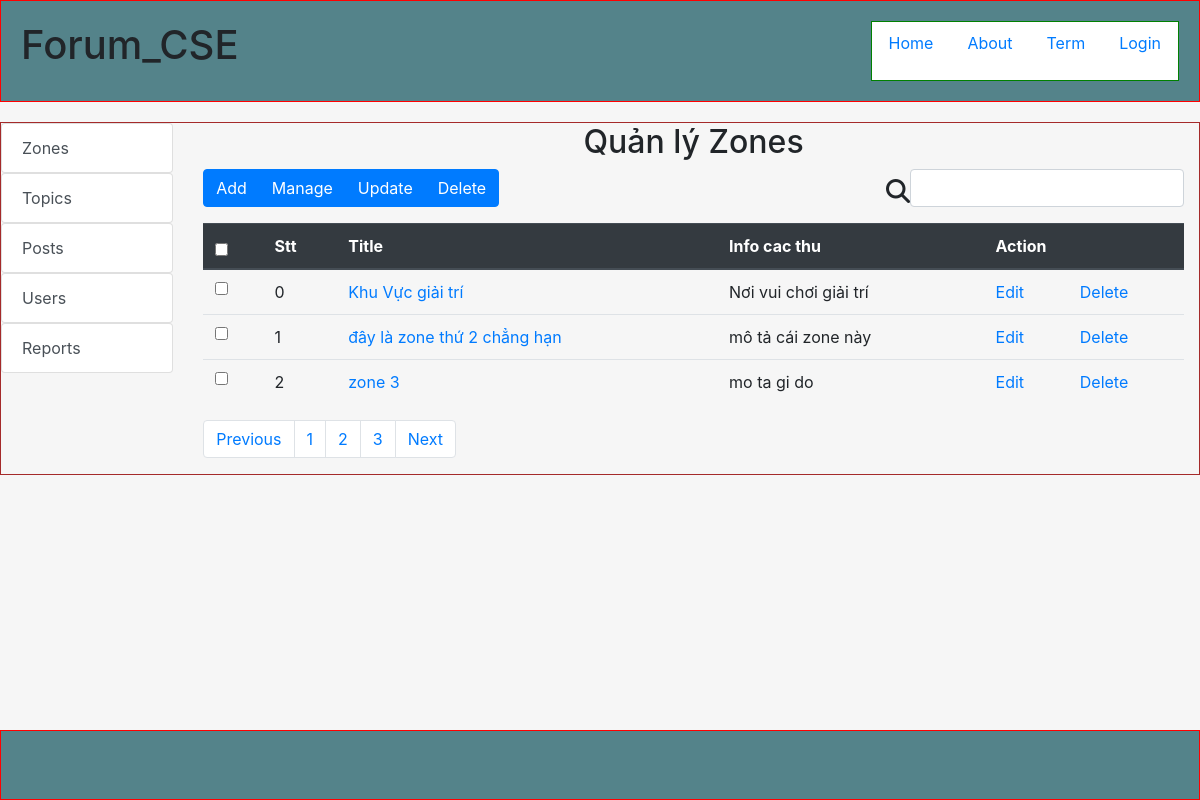
Before: /Forum/index.php?controller=admin&action=index with the older database file.
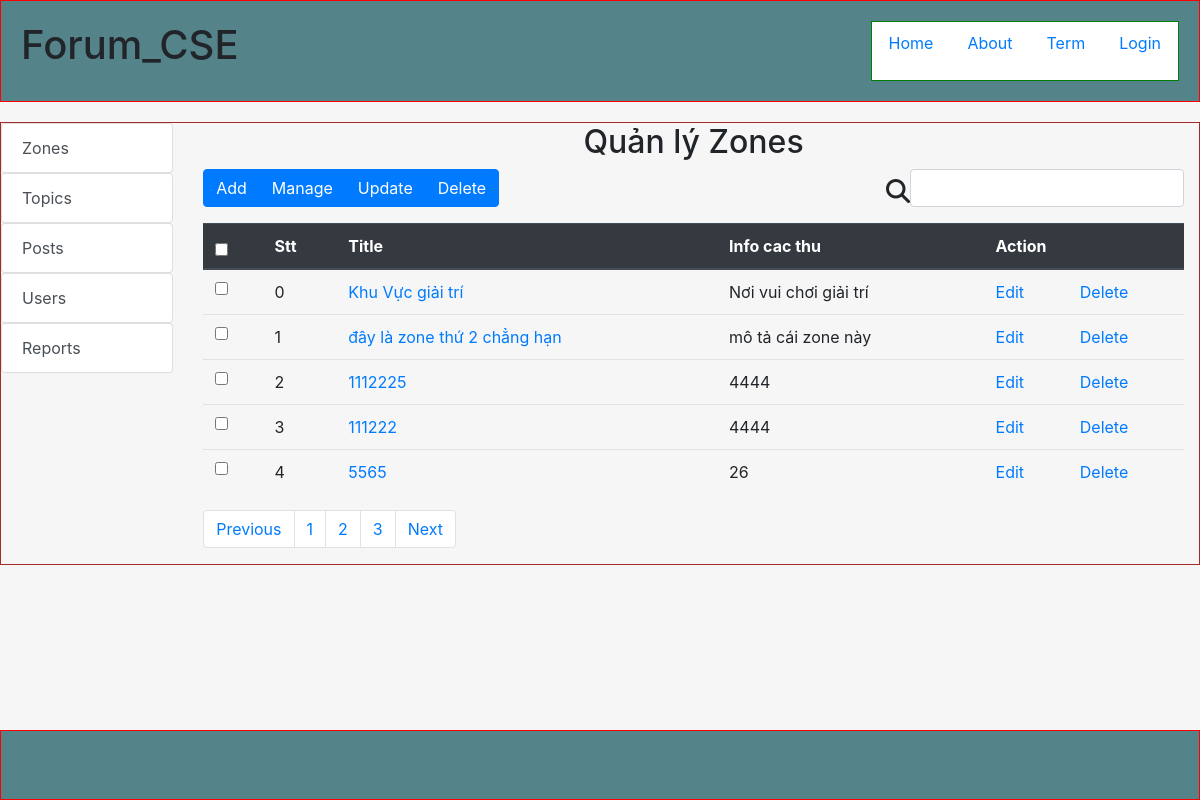
After: the same page with the newer database file.
### tables this page shows
CREATE TABLE `zones` (
  `zone_id` int(11) NOT NULL,
  `title` varchar(255) NOT NULL,
  `description` varchar(255) NOT NULL
);

### Forum/controllers/AdminCTL.php (called while the page is built, shortened)
<?php
require_once 'models/ZoneModel.php';
require_once 'controllers/ParentCTL.php';
class AdminCTL extends ParentCTL
{
  public function index()
  {
    global $URL;
    $zoneModel2 = new ZoneModel();
    $zones = $zoneModel2->selectAll();
    require_once 'views/admin/dashboard.php';
  }
}
?>

### Forum/index.php (called while the page is built, shortened)
<?php
$action = isset($_GET['action']) ? $_GET['action'] : 'index';
$object = new $controller;
$object->$action();
?>

### Forum/path.php (called while the page is built, shortened)
<?php
    $BASE_URL="http://localhost:88/Forum";
    $URL="http://localhost:88/Forum/index.php?controller="
?>

### Forum/models/model.php (called while the page is built, shortened)
<?php
    require_once("path.php");
    function openConnect(){
        $conn=mysqli_connect(HOST,USER,PASS,DB);
        return $conn;
    }
?>

### Forum/models/ZoneModel.php (called while the page is built, shortened)
<?php
    require_once("model.php");
    class ZoneModel{
        public $connection;
        function ZoneModel($title='',$description=''){
            $this->connection=openConnect();
        }
        function selectAll($data=""){
            $sql="SELECT * FROM ". self::TABLE;
            $rs=mysqli_query($this->connection,$sql);
            $result=mysqli_fetch_all($rs,MYSQLI_ASSOC);
            return $result;
        }
    }
?>

### Forum/views/admin/dashboard.php (the view, shortened to what this page needs)
<?php include_once("path.php");
global $ROOT_PATH; ?>
<link rel="stylesheet" href="assets/css/admin.css">
<?php include($ROOT_PATH."/includes/headerp1.php");?>
<?php include($ROOT_PATH."/includes/headerp2.php");?>
<?php include($ROOT_PATH."/includes/admin_headerp3.php");?>
              <div class="col-md-10">
                    <h2 class="text-center">Quản lý Zones</h2>
                    <div class="list-posted">
                        <div class="btn-group float float-left" role="group" aria-label="">
                            <a class="btn btn-primary" href="<?php echo $URL."admin&action=add_zone"?>" role="button">Add</a>
                            <button type="button" class="btn btn-primary">Manage</button>
                            <button type="button" class="btn btn-primary">Update</button>
                            <button type="button" class="btn btn-primary">Delete</button>
                        </div>
                        <form action="" class="d-flex float float-right" method="post">
                            <i class="fa fa-search" aria-hidden="true"></i>
                            <input type="text" class="form-control" name="" id="" aria-describedby="helpId" placeholder="">
                        </form>
                        <div class="clearfix"></div>
                        <table class="table">
                            <thead class="thead-dark">
                                <tr>
                                    <th>
                                    <input type="checkbox" name="" id="">
                                    </th>
                                    <th>Stt</th>
                                    <th>Title</th>
                                    <th>Info cac thu</th>
                                    <th colspan="2">Action</th>
                                </tr>
                            </thead>
                            <tbody>
                                <?php foreach ($zones as $key=>$zone):?>
                                    <tr>
                                        <td scope="row">
                                            <input type="checkbox" name="">
                                            </td>
                                        <td><?php echo $key;?></td>
                                        <td><a href="<?php echo $URL."admin&action=view_z&z_id=".$zone['zone_id'];?>"><?php echo $zone['title'];?></a></td>
                                        <td><?php echo $zone['description'];?></td>
                                        <td><a href="<?php echo $URL."admin&action=edit_zone&z_id=".$zone['zone_id'];?>">Edit</a></td>
                                        <td><a href="<?php echo $URL."admin&action=del_z&z_id=".$zone['zone_id'];?>">Delete</a></td>
                                    </tr>
                                <?php endforeach;?>
                            </tbody>
                        </table>
                        <nav aria-label="Page navigation">
                        <ul class="pagination">
                            <li class="page-item"><a class="page-link" href="#">Previous</a></li>
                            <li class="page-item"><a class="page-link" href="#">1</a></li>
                            <li class="page-item"><a class="page-link" href="#">2</a></li>
                            <li class="page-item"><a class="page-link" href="#">3</a></li>
                            <li class="page-item"><a class="page-link" href="#">Next</a></li>
                        </ul>
                        </nav>
                    </div>
                </div>
            </div>
        </div>
    </div>
<?php include($ROOT_PATH."/includes/footer.php");?>

### Forum/includes/headerp1.php (shortened to what this page needs)
<!doctype html>
<html lang="en">
  <head>
    <link rel="stylesheet" href="https://stackpath.bootstrapcdn.com/bootstrap/4.3.1/css/bootstrap.min.css">
    <link rel="stylesheet" href="assets/css/style.css">

### Forum/includes/headerp2.php
<?php include_once("path.php");
global $BASE_URL; ?>
</head>
  <body>
        <header>
            <h1 class="logo">Forum_CSE</h1>
            <ul class="nav nav-tabs" id="navId">
                <li class="nav-item">
                    <a href="<?php echo $BASE_URL."/index.php";?>" class="nav-link">Home</a>
                </li>
                <li class="nav-item">
                    <a href="#tab5Id" class="nav-link">About</a>
                </li>
                <li class="nav-item">
                    <a href="http://localhost:88/Forum/index.php?controller=admin&action=index" class="nav-link">Term</a>
                </li>
                <?php if(isset($_SESSION['id'])):?>
                <li class="nav-item dropdown">
                <a class="nav-link dropdown-toggle" data-toggle="dropdown" href="#" role="button" aria-haspopup="true" aria-expanded="false"><?php echo $_SESSION['username'];?></a>
                <div class="dropdown-menu">
                    <a class="dropdown-item" href="http://localhost:88/Forum/index.php?controller=users&action=index&u_id=<?php echo $_SESSION['id'];?>">Profile</a>
                    <a class="dropdown-item" href="#tab3Id">Another action</a>
                    <div class="dropdown-divider"></div>
                    <a class="dropdown-item" href="<?php echo $BASE_URL."/index.php?controller=users&action=logout";?>">Logout</a>
                </div>
                </li>
                <?php else:?>
                <li class="nav-item">
                    <a href="<?php echo $BASE_URL."/index.php?controller=users&action=login";?>" class="nav-link">Login</a>
                </li>
                <?php endif;?>
            </ul>
            <div class="clearfix"></div>
        </header>

### Forum/includes/admin_headerp3.php
<div class="page-wrapper">
        <div class="main-page container-md">
            <div class="row">
                <div class="col-md-2">
                    <div class="user-content">
                        <div class="list-group">
                            <ul>
                                <li><a href="<?php echo $URL."admin&action=index" ;?>" class="list-group-item list-group-item-action ">Zones</a></li>
                                <li><a href="<?php echo $URL."admin&action=topics_index" ;?>" class="list-group-item list-group-item-action ">Topics</a></li>
                                <li><a href="<?php echo $URL."admin&action=posts_index" ;?>" class="list-group-item list-group-item-action ">Posts</a></li>
                                <li><a href="<?php echo $URL."admin&action=users_index" ;?>" class="list-group-item list-group-item-action ">Users</a></li>
                                <li><a href="<?php echo $URL."admin&action=reports_index" ;?>" class="list-group-item list-group-item-action ">Reports</a></li>
                            </ul>
                        </div>
                    </div>
                </div>

### Forum/includes/footer.php (shortened to what this page needs)
    <footer class="footer-page">
    </footer>
  </body>
</html>

### Forum/assets/css/admin.css (style rules this page uses)
.fa-search { font-size: 1.5em; padding-top: 10px; }
.list-group>ul { list-style: none; padding-left: 0px; }
.main-page { padding-right: 15px; }

### Forum/assets/css/style.css (style rules this page uses)
html,body { padding:0; margin:0; height: 100%; background:#f6f6f6; }
* { box-sizing: border-box; }
header { border: 1px solid red; padding: 20px; background-color: #54838a; }
header .logo { float: left; }
header .nav { background-color: #ffffff; float: right; height: 60px; border: 1px solid green; }
header .nav .nav-item a { height: 100%; }
.page-wrapper { min-height: calc(100% - 212px); }
.main-page { margin-top: 20px; border: 1px solid brown; width: 100%; }
.footer-page { margin-top: 20px; border: 1px solid red; padding: 20px; background-color: #54838a; height: 70px; }

Changed rows visible on the page:
removed zones: key "2", title "zone 3", description "mo ta gi do"
added zones: key "2", title "1112225", description "4444"
added zones: key "3", title "111222", description "4444"
added zones: key "4", title "5565", description "26"
